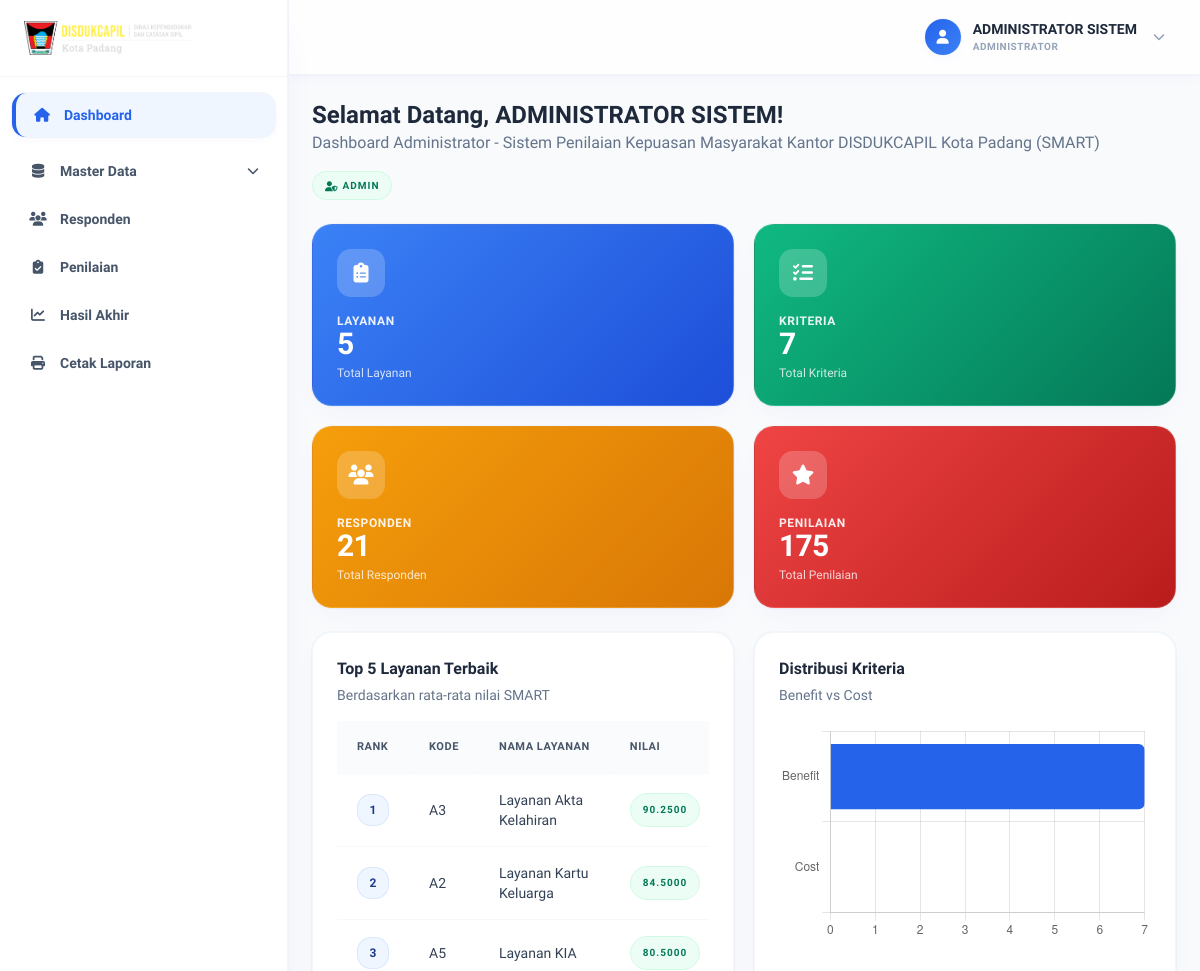
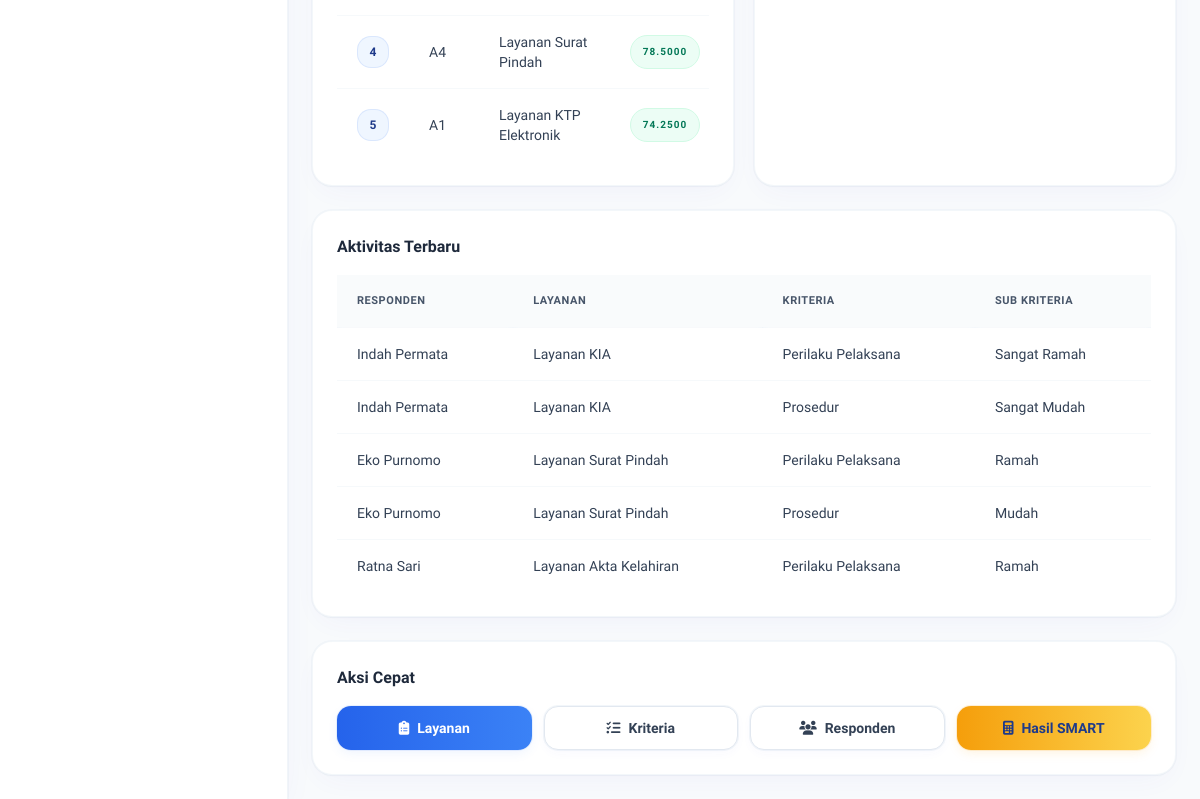
Page /index.php?controller=admin&action=index (signed in) on the earlier database version (2 pictures, top to bottom).
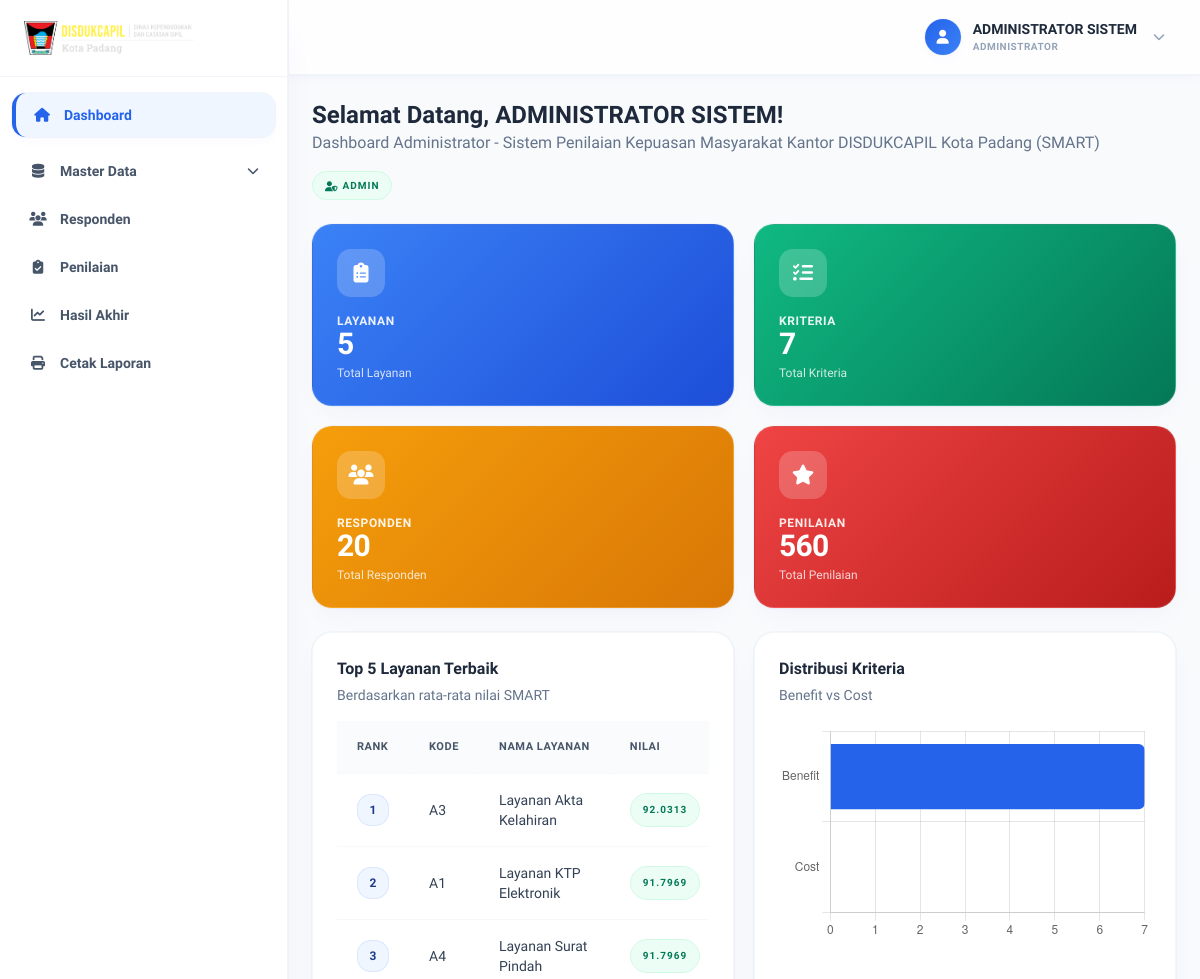
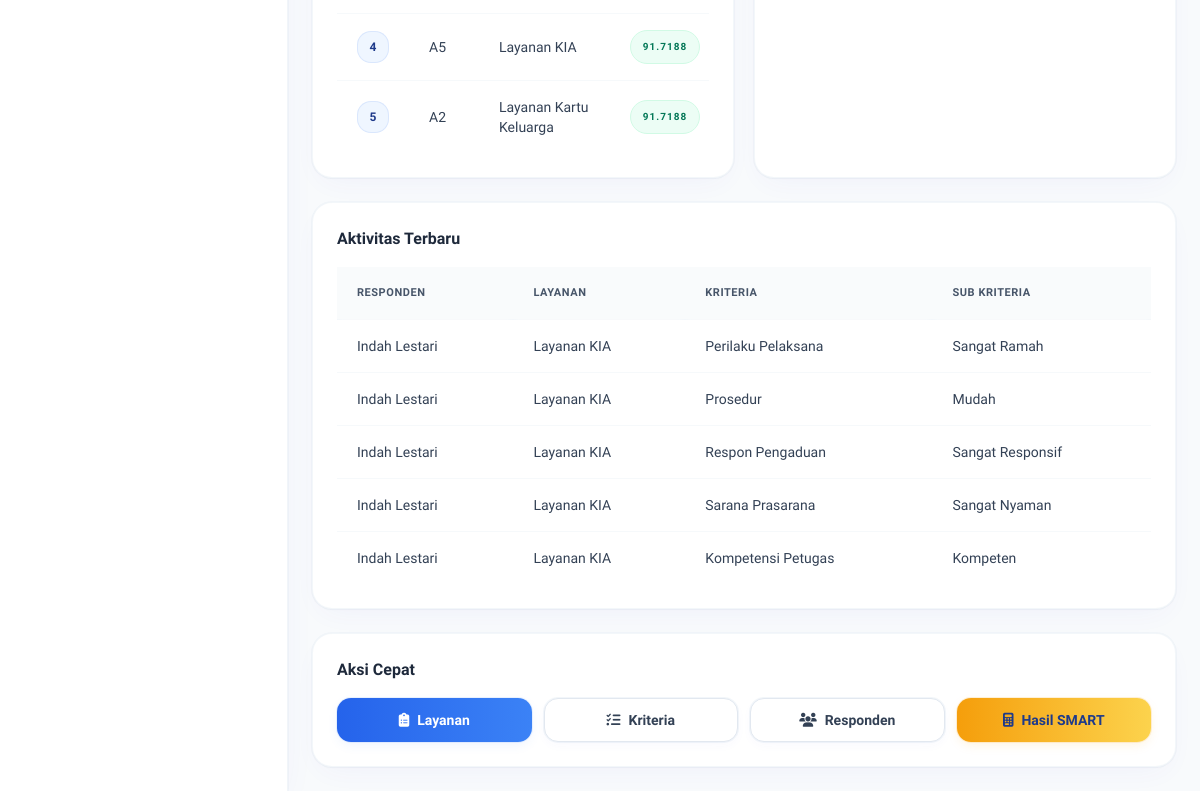
Same page on the later database version (2 pictures, top to bottom).
### tables this page shows
CREATE TABLE `penilaian` (
  `id_penilaian` int NOT NULL,
  `id_responden` int NOT NULL,
  `id_alternatif` int NOT NULL,
  `id_kriteria` int NOT NULL,
  `id_sub` int NOT NULL
);

CREATE TABLE `alternatif` (
  `id_alternatif` int NOT NULL,
  `kode_alternatif` varchar(10) NOT NULL,
  `nama_layanan` varchar(100) NOT NULL,
  `keterangan` text,
  `created_at` timestamp NULL DEFAULT CURRENT_TIMESTAMP
);

CREATE TABLE `responden` (
  `id_responden` int NOT NULL,
  `nama_lengkap` varchar(100) DEFAULT NULL,
  `usia` int DEFAULT NULL,
  `pekerjaan` varchar(50) DEFAULT NULL,
  `tanggal_isi` datetime DEFAULT CURRENT_TIMESTAMP
);

CREATE TABLE `kriteria` (
  `id_kriteria` int NOT NULL,
  `kode_kriteria` varchar(10) NOT NULL,
  `nama_kriteria` varchar(100) NOT NULL,
  `pertanyaan` text NOT NULL,
  `bobot` int NOT NULL,
  `jenis` enum('benefit','cost') DEFAULT 'benefit',
  `created_at` timestamp NULL DEFAULT CURRENT_TIMESTAMP
);

CREATE TABLE `sub_kriteria` (
  `id_sub` int NOT NULL,
  `id_kriteria` int NOT NULL,
  `nama_pilihan` varchar(50) NOT NULL,
  `nilai_utility` float NOT NULL
);

### controllers/AdminController.php (called while the page is built, shortened)
<?php
require_once 'models/DashboardModel.php';
class AdminController
{
    private $dashboardModel;
    public function __construct($connection)
    {
        $this->dashboardModel = new DashboardModel($connection);
    }
    public function index()
    {
        $stats = $this->dashboardModel->getStatistics();
        $activities = $this->dashboardModel->getRecentActivity();
        $topLayanan = $this->dashboardModel->getTopLayanan(5);
        $chartKriteria = $this->dashboardModel->getChartKriteria();
        $kriteriaDist = $this->dashboardModel->getKriteriaDistribution();
        $recentResponden = $this->dashboardModel->getRecentResponden(5);
        $data = [
            'title' => 'Dashboard Admin - DISDUKCAPIL Kota Padang',
            'page_title' => 'Dashboard Administrator',
            'stats' => $stats,
            'activities' => $activities,
            'top_layanan' => $topLayanan,
            'chart_kriteria' => $chartKriteria,
            'kriteria_dist' => $kriteriaDist,
            'recent_responden' => $recentResponden,
            'user' => [
                'nama_lengkap' => $_SESSION['nama_lengkap'] ?? 'Admin',
                'username' => $_SESSION['username'] ?? '',
                'role' => $_SESSION['role'] ?? 'admin'
            ]
        ];
        require_once 'views/dashboard/admin.php';
    }
}
?>

### models/DashboardModel.php (called while the page is built, shortened)
<?php
class DashboardModel
{
    private $conn;
    public function __construct($connection)
    {
        $this->conn = $connection;
    }
    public function getStatistics()
    {
        $stats = [];
        try {
            $query = "SELECT COUNT(*) as total FROM alternatif";
            $stmt = $this->conn->prepare($query);
            $stmt->execute();
            $result = $stmt->fetch(PDO::FETCH_ASSOC);
            $stats['total_alternatif'] = $result['total'];
            $query = "SELECT COUNT(*) as total FROM kriteria";
            $stmt = $this->conn->prepare($query);
            $stmt->execute();
            $result = $stmt->fetch(PDO::FETCH_ASSOC);
            $stats['total_kriteria'] = $result['total'];
            $query = "SELECT COUNT(*) as total FROM sub_kriteria";
            $stmt = $this->conn->prepare($query);
            $stmt->execute();
            $result = $stmt->fetch(PDO::FETCH_ASSOC);
            $stats['total_sub_kriteria'] = $result['total'];
            $query = "SELECT COUNT(*) as total FROM responden";
            $stmt = $this->conn->prepare($query);
            $stmt->execute();
            $result = $stmt->fetch(PDO::FETCH_ASSOC);
            $stats['total_responden'] = $result['total'];
            $query = "SELECT COUNT(*) as total FROM penilaian";
            $stmt = $this->conn->prepare($query);
            $stmt->execute();
            $result = $stmt->fetch(PDO::FETCH_ASSOC);
            $stats['total_penilaian'] = $result['total'];
            $query = "SELECT COUNT(*) as total FROM hasil_akhir";
            $stmt = $this->conn->prepare($query);
            $stmt->execute();
            $result = $stmt->fetch(PDO::FETCH_ASSOC);
            $stats['total_hasil'] = $result['total'];
            return $stats;
        } catch (PDOException $e) {
            error_log("Get statistics error: " . $e->getMessage());
            return false;
        }
    }
    public function getRecentActivity()
    {
        try {
            $activities = [];
            $query = "SELECT p.*, r.nama_lengkap as nama_responden, a.nama_layanan as nama_layanan,
                             k.nama_kriteria as nama_kriteria, s.nama_pilihan as nama_sub
                     FROM penilaian p
                     JOIN responden r ON p.id_responden = r.id_responden
                     JOIN alternatif a ON p.id_alternatif = a.id_alternatif
                     JOIN kriteria k ON p.id_kriteria = k.id_kriteria
                     JOIN sub_kriteria s ON p.id_sub = s.id_sub
                     ORDER BY p.id_penilaian DESC LIMIT 5";
            $stmt = $this->conn->prepare($query);
            $stmt->execute();
            $activities['penilaian'] = $stmt->fetchAll(PDO::FETCH_ASSOC);
            $query = "SELECT h.*, a.nama_layanan, a.kode_alternatif
                     FROM hasil_akhir h
                     JOIN alternatif a ON h.id_alternatif = a.id_alternatif
                     WHERE h.is_terbaik = 1
                     ORDER BY h.tanggal_perhitungan DESC
                     LIMIT 5";
            $stmt = $this->conn->prepare($query);
            $stmt->execute();
            $activities['hasil_smart'] = $stmt->fetchAll(PDO::FETCH_ASSOC);
            return $activities;
        } catch (PDOException $e) {
            error_log("Get recent activity error: " . $e->getMessage());
            return false;
        }
    }
    public function getTopLayanan($limit = 5)
    {
        try {
            $query = "SELECT a.id_alternatif, a.kode_alternatif, a.nama_layanan,
                             AVG(h.nilai_smart) as rata_nilai, COUNT(h.id_hasil) as total_penilaian
                     FROM hasil_akhir h
                     JOIN alternatif a ON h.id_alternatif = a.id_alternatif
                     GROUP BY a.id_alternatif, a.kode_alternatif, a.nama_layanan
                     ORDER BY rata_nilai DESC
                     LIMIT :limit";
            $stmt = $this->conn->prepare($query);
            $stmt->bindParam(':limit', $limit, PDO::PARAM_INT);
            $stmt->execute();
            return $stmt->fetchAll(PDO::FETCH_ASSOC);
        } catch (PDOException $e) {
            error_log("Get top layanan error: " . $e->getMessage());
            return false;
        }
    }
}
?>

### views/dashboard/admin.php (the view, shortened to what the changed rows need)
<?php include('template/layout_admin_head.php'); ?>
<?php include('template/layout_admin_chrome.php'); ?>
<div class="flex items-center justify-between flex-wrap gap-4 mb-6">
  <div>
    <h1 class="text-2xl font-bold text-slate-800">Selamat Datang, <?= htmlspecialchars($data['user']['nama_lengkap']) ?>!</h1>
    <p class="text-slate-500">Dashboard Administrator - Sistem Penilaian Kepuasan Masyarakat Kantor DISDUKCAPIL Kota Padang (SMART)</p>
  </div>
  <span class="badge-gov-success"><i class="fas fa-user-shield"></i> <?= ucfirst($data['user']['role']) ?></span>
</div>
<div class="grid grid-cols-1 sm:grid-cols-2 xl:grid-cols-4 gap-5 mb-6">
  <div class="card-gov-stat card-gov-stat-blue">
    <div class="card-gov-stat-icon"><i class="fas fa-clipboard-list"></i></div>
    <p class="card-gov-stat-label">Layanan</p>
    <p class="card-gov-stat-value"><?= $data['stats']['total_alternatif'] ?? 0 ?></p>
    <p class="card-gov-stat-sub">Total Layanan</p>
  </div>
  <div class="card-gov-stat card-gov-stat-green">
    <div class="card-gov-stat-icon"><i class="fas fa-tasks"></i></div>
    <p class="card-gov-stat-label">Kriteria</p>
    <p class="card-gov-stat-value"><?= $data['stats']['total_kriteria'] ?? 0 ?></p>
    <p class="card-gov-stat-sub">Total Kriteria</p>
  </div>
  <div class="card-gov-stat card-gov-stat-gold">
    <div class="card-gov-stat-icon"><i class="fas fa-users"></i></div>
    <p class="card-gov-stat-label">Responden</p>
    <p class="card-gov-stat-value"><?= $data['stats']['total_responden'] ?? 0 ?></p>
    <p class="card-gov-stat-sub">Total Responden</p>
  </div>
  <div class="card-gov-stat card-gov-stat-maroon">
    <div class="card-gov-stat-icon"><i class="fas fa-star"></i></div>
    <p class="card-gov-stat-label">Penilaian</p>
    <p class="card-gov-stat-value"><?= $data['stats']['total_penilaian'] ?? 0 ?></p>
    <p class="card-gov-stat-sub">Total Penilaian</p>
  </div>
</div>
<div class="grid grid-cols-1 lg:grid-cols-2 gap-5 mb-6">
  <div class="card-gov">
    <h3 class="font-bold text-slate-800 mb-1">Top 5 Layanan Terbaik</h3>
    <p class="text-sm text-slate-500 mb-4">Berdasarkan rata-rata nilai SMART</p>
    <div class="table-gov-scroll">
      <table class="table-gov">
        <thead><tr><th>Rank</th><th>Kode</th><th>Nama Layanan</th><th>Nilai</th></tr></thead>
        <tbody>
          <?php if (!empty($data['top_layanan'])): ?>
            <?php foreach ($data['top_layanan'] as $index => $layanan): ?>
              <tr>
                <td><span class="row-number-gov"><?= $index + 1 ?></span></td>
                <td><?= htmlspecialchars($layanan['kode_alternatif']) ?></td>
                <td><?= htmlspecialchars($layanan['nama_layanan']) ?></td>
                <td><span class="badge-gov-success"><?= number_format($layanan['rata_nilai'], 4) ?></span></td>
              </tr>
            <?php endforeach; ?>
          <?php else: ?>
            <tr><td colspan="4" class="text-center text-slate-400 py-6">Belum ada data</td></tr>
          <?php endif; ?>
        </tbody>
      </table>
    </div>
  </div>
  <div class="card-gov">
    <h3 class="font-bold text-slate-800 mb-1">Distribusi Kriteria</h3>
    <p class="text-sm text-slate-500 mb-4">Benefit vs Cost</p>
    <div style="height: 220px;"><canvas id="kriteriaChart"></canvas></div>
  </div>
</div>
<div class="card-gov mb-6">
  <h3 class="font-bold text-slate-800 mb-4">Aktivitas Terbaru</h3>
  <div class="table-gov-scroll">
    <table class="table-gov">
      <thead><tr><th>Responden</th><th>Layanan</th><th>Kriteria</th><th>Sub Kriteria</th></tr></thead>
      <tbody>
        <?php if (!empty($data['activities']['penilaian'])): ?>
          <?php foreach ($data['activities']['penilaian'] as $penilaian): ?>
            <tr>
              <td><?= htmlspecialchars($penilaian['nama_responden']) ?></td>
              <td><?= htmlspecialchars($penilaian['nama_layanan']) ?></td>
              <td><?= htmlspecialchars($penilaian['nama_kriteria']) ?></td>
              <td><?= htmlspecialchars($penilaian['nama_sub']) ?></td>
            </tr>
          <?php endforeach; ?>
        <?php else: ?>
          <tr><td colspan="4" class="text-center text-slate-400 py-6">Belum ada data penilaian</td></tr>
        <?php endif; ?>
      </tbody>
    </table>
  </div>
</div>
<div class="card-gov">
  <h3 class="font-bold text-slate-800 mb-4">Aksi Cepat</h3>
  <div class="grid grid-cols-2 sm:grid-cols-4 gap-3">
    <a href="index.php?controller=alternatif&action=index" class="btn-gov-primary w-full"><i class="fas fa-clipboard-list"></i> Layanan</a>
    <a href="index.php?controller=kriteria&action=index" class="btn-gov-secondary w-full"><i class="fas fa-tasks"></i> Kriteria</a>
    <a href="index.php?controller=responden&action=index" class="btn-gov-secondary w-full"><i class="fas fa-users"></i> Responden</a>
    <a href="index.php?controller=hasil&action=index" class="btn-gov-gold w-full"><i class="fas fa-calculator"></i> Hasil SMART</a>
  </div>
</div>
<?php include('template/layout_admin_foot.php'); ?>
<script>
  const ctx = document.getElementById('kriteriaChart').getContext('2d');
  <?php
    $benefitCount = 0; $costCount = 0;
    if (!empty($data['kriteria_dist'])) {
      foreach ($data['kriteria_dist'] as $dist) {
        if ($dist['jenis'] == 'benefit') $benefitCount = $dist['total'];
        if ($dist['jenis'] == 'cost') $costCount = $dist['total'];
      }
    }
  ?>
  new Chart(ctx, {
    type: 'bar',
    data: {
      labels: ['Benefit', 'Cost'],
      datasets: [{
        label: 'Jumlah Kriteria',
        data: [<?= $benefitCount ?>, <?= $costCount ?>],
        backgroundColor: ['#2563EB', '#F59E0B'],
        borderRadius: 6
      }]
    },
    options: {
      indexAxis: 'y',
      responsive: true,
      maintainAspectRatio: false,
      plugins: { legend: { display: false } },
      scales: { x: { beginAtZero: true } }
    }
  });
</script>

Differences in the rows shown:
no longer on this page (row edited): penilaian: id_alternatif "5", id_kriteria "7", id_responden.nama_lengkap "Indah Permata", id_alternatif.nama_layanan "Layanan KIA", id_kriteria.nama_kriteria "Perilaku Pelaksana", id_sub.nama_pilihan "Sangat Ramah"
no longer on this page (row edited): penilaian: id_responden.nama_lengkap "Indah Permata", id_alternatif.nama_layanan "Layanan KIA", id_kriteria.nama_kriteria "Prosedur", id_sub.nama_pilihan "Sangat Mudah"
no longer on this page (row edited): penilaian: id_responden.nama_lengkap "Eko Purnomo", id_alternatif.nama_layanan "Layanan Surat Pindah", id_kriteria.nama_kriteria "Perilaku Pelaksana", id_sub.nama_pilihan "Ramah"
no longer on this page (row edited): penilaian: id_responden.nama_lengkap "Eko Purnomo", id_alternatif.nama_layanan "Layanan Surat Pindah", id_kriteria.nama_kriteria "Prosedur", id_sub.nama_pilihan "Mudah"
no longer on this page (row edited): penilaian: id_responden.nama_lengkap "Ratna Sari", id_alternatif.nama_layanan "Layanan Akta Kelahiran", id_kriteria.nama_kriteria "Perilaku Pelaksana", id_sub.nama_pilihan "Ramah"
added penilaian: id_alternatif "5", id_kriteria "7", id_responden "20", id_penilaian "560", id_responden.nama_lengkap "Indah Lestari", id_alternatif.nama_layanan "Layanan KIA", id_kriteria.nama_kriteria "Perilaku Pelaksana", id_sub.nama_pilihan "Sangat Ramah"
computed for alternatif "Layanan Akta Kelahiran": rata_nilai "90.2500" → "92.0313"
shown differently, row unchanged: alternatif "Layanan KTP Elektronik": rata_nilai "74.2500" → "91.7969"; moves up the list
shown differently, row unchanged: alternatif "Layanan Surat Pindah": rata_nilai "78.5000" → "91.7969"; moves up the list
shown differently, row unchanged: alternatif "Layanan KIA": rata_nilai "80.5000" → "91.7188"; moves down the list
computed for alternatif "Layanan Kartu Keluarga": rata_nilai "84.5000" → "91.7188"
added penilaian: id_responden.nama_lengkap "Indah Lestari", id_alternatif.nama_layanan "Layanan KIA", id_kriteria.nama_kriteria "Prosedur", id_sub.nama_pilihan "Mudah"
added penilaian: id_responden.nama_lengkap "Indah Lestari", id_alternatif.nama_layanan "Layanan KIA", id_kriteria.nama_kriteria "Respon Pengaduan", id_sub.nama_pilihan "Sangat Responsif"
added penilaian: id_responden.nama_lengkap "Indah Lestari", id_alternatif.nama_layanan "Layanan KIA", id_kriteria.nama_kriteria "Sarana Prasarana", id_sub.nama_pilihan "Sangat Nyaman"
added penilaian: id_responden.nama_lengkap "Indah Lestari", id_alternatif.nama_layanan "Layanan KIA", id_kriteria.nama_kriteria "Kompetensi Petugas", id_sub.nama_pilihan "Kompeten"
Other differences:
$data['stats']['total_responden']: "21" → (not shown)
$data['stats']['total_penilaian']: "175" → (not shown)
